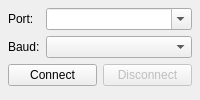
<?xml version="1.0" encoding="UTF-8"?>
<ui version="4.0">
 <class>ConnectionPanel</class>
 <widget class="QWidget" name="connectionPanel">
  <property name="objectName">
   <string>connectionPanel</string>
  </property>
  <layout class="QFormLayout" name="formLayout">
   <property name="leftMargin"><number>8</number></property>
   <property name="topMargin"><number>8</number></property>
   <property name="rightMargin"><number>8</number></property>
   <property name="bottomMargin"><number>8</number></property>

   <item row="0" column="0">
    <widget class="QLabel" name="portLabel">
     <property name="text"><string>Port:</string></property>
    </widget>
   </item>
   <item row="0" column="1">
    <widget class="QComboBox" name="portCombo">
     <property name="editable"><bool>true</bool></property>
    </widget>
   </item>

   <item row="1" column="0">
    <widget class="QLabel" name="baudLabel">
     <property name="text"><string>Baud:</string></property>
    </widget>
   </item>
   <item row="1" column="1">
    <widget class="QComboBox" name="baudCombo"/>
   </item>

   <item row="2" column="0" colspan="2">
    <layout class="QHBoxLayout" name="btnLayout">
     <item>
      <widget class="QPushButton" name="connectBtn">
       <property name="text"><string>Connect</string></property>
      </widget>
     </item>
     <item>
      <widget class="QPushButton" name="disconnectBtn">
       <property name="text"><string>Disconnect</string></property>
       <property name="enabled"><bool>false</bool></property>
      </widget>
     </item>
    </layout>
   </item>

  </layout>
 </widget>
 <resources/>
 <connections/>
</ui>
